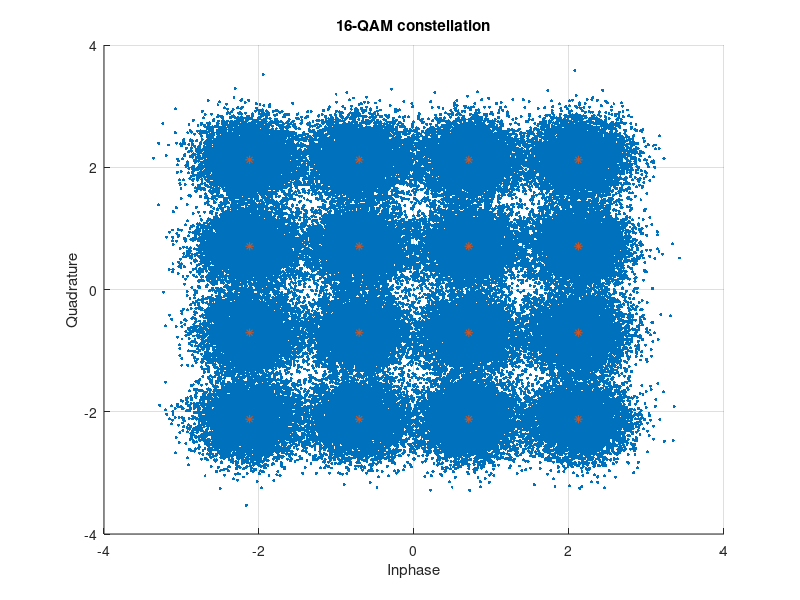

MATLAB code to generate this figure:
%% %%Task C: Multicarrier Modulation Q1%% %%

clear all
close all
clc

%% Input parameters
M = 16;
EsTx = 5; %% average energy per transimiting symbol EsTx = (M-1)/3*Eg
N0 = 0.2; %% power spectral density of the AWGN 
H = (1+1i)/sqrt(2); %% attenuation and phase shift

Eg = EsTx/(M-1)*3; %% Eg
d = sqrt(2*Eg); %% minimum distance
EsRx = (abs(H))^2*EsTx; %% average energy per received symbol

%% Random input
N = 100000; %% numbers of input
input_de = randi([0 M-1],N,1); %% decimal input
input_bi = de2bi(input_de); %% binary input

%% Gray-coded 16-QAM transmitter
QAM_bits = input_bi;
XR = zeros(1,size(QAM_bits,1)); 
XI = zeros(1,size(QAM_bits,1));
X = zeros(1,size(QAM_bits,1)); %% input sequence X

XR(and(QAM_bits(:,1) == 0,QAM_bits(:,2) == 0)) = -3/2*d;
XR(and(QAM_bits(:,1) == 0,QAM_bits(:,2) == 1)) = -1/2*d;
XR(and(QAM_bits(:,1) == 1,QAM_bits(:,2) == 1)) = 1/2*d;
XR(and(QAM_bits(:,1) == 1,QAM_bits(:,2) == 0)) = 3/2*d;

XI(and(QAM_bits(:,3) == 0,QAM_bits(:,4) == 0)) = 3/2*d;
XI(and(QAM_bits(:,3) == 0,QAM_bits(:,4) == 1)) = 1/2*d;
XI(and(QAM_bits(:,3) == 1,QAM_bits(:,4) == 1)) = -1/2*d;
XI(and(QAM_bits(:,3) == 1,QAM_bits(:,4) == 0)) = -3/2*d;

X = (XR + XI*1i); %% IQ mapping

%% IQ modulation
L = 16; %% symbol period
fc = 5; %% carrier frequency
fs = L * fc;    %% sampling frequency
t=0: 1/fs : (length(X)*fs-1)/fs; %% time vector

XL = upsample(X,fs); %% X(l) by upsampling X
F = ones(1,fs); %% pulse shaping
XL = filter(F,1,XL); %% transmitted signal X(l)
XLR = real(XL); %% real part of X(l)
XLI = imag(XL); %% imaginary part of X(l)

XLcR = XLR .* cos(2*pi*fc*t)/sqrt(fs/2); %% bandpass and normalization
XLcI = XLI .* (-sin(2*pi*fc*t))/sqrt(fs/2); %% bandpass and normalization

XLc = XLcR + XLcI*1i; %% transmitted signal with carrier

%% Channel transmission
H = H; %% attenuation and phase shift
mu = 0;
sigma = sqrt(N0/2); %% standard deviation of AWGN
WR = normrnd(mu,sigma,1,length(XLc)); %% real part of AWGN
WI = normrnd(mu,sigma,1,length(XLc)); %% imag part of AWGN
WL = WR + WI*1i;

YLc = XLc*H + WL; %% normalization of transmit power to one before AWGN

%% IQ demodulation
ZLc = YLc/H; %% Undo attenuation, phase shift and normalization
ZLcR = real(ZLc); %% real part of Z(l)
ZLcI = imag(ZLc); %% imaginary part of Z(l)

ZLcR_unmatched = sqrt(2)*ZLcR .* cos(2*pi*fc*t); %% sift and normalise
ZLcI_unmatched = sqrt(2)*ZLcI .* (-sin(2*pi*fc*t)); %% sift and normalise

F = ones(1,fs); %% matched filter
ZLR_matched = filter(fliplr(F),1,ZLcR_unmatched);
ZLI_matched = filter(fliplr(F),1,ZLcI_unmatched);

ZR = downsample(ZLR_matched,fs,fs-1)/sqrt(fs); %% downsample and normalise
ZI = downsample(ZLI_matched,fs,fs-1)/sqrt(fs); %% downsample and normalise

% constellation diagram and 16-QAM reference output (Gray-coded)
figure(1)
x = (0:15);
symgray = qammod(x,M,'gray');
scatter(ZR,ZI,5,'filled'); 

hold on
scatter(real(symgray)/sqrt(2),imag(symgray)/sqrt(2),'*');
% for k = 1:M
%     text(real(symgray(k)) - 0.0,imag(symgray(k)) + 0.3,...
%         dec2base(x(k),2,4),'Color',[1 0 0]);
%      text(real(symgray(k)) - 0.5,imag(symgray(k)) + 0.3,...
%          num2str(x(k)),'Color',[1 0 0]);
% end
grid on
xlabel('Inphase')
ylabel('Quadrature')
title('16-QAM constellation')

%% Decode 16-QAM transmitter
%Dicision
ZR(ZR < -d) = -3/2*d;
ZR(and(ZR > -d,ZR < 0)) = -1/2*d;
ZR(and(ZR > 0,ZR < d)) = 1/2*d;
ZR(ZR > d) = 3/2*d;

ZI(ZI < -d) = -3/2*d;
ZI(and(ZI > -d,ZI < 0)) = -1/2*d;
ZI(and(ZI > 0,ZI < d)) = 1/2*d;
ZI(ZI > d) = 3/2*d;

%Decoder
recv_bits = zeros(size(QAM_bits));

recv_bits(ZR < 0,1) = 0;
recv_bits(ZR > 0,1) = 1;
recv_bits(or(ZR == -3/2*d,ZR == 3/2*d),2) = 0;
recv_bits(or(ZR == -1/2*d,ZR == 1/2*d),2) = 1;
recv_bits(ZI > 0,3) = 0;
recv_bits(ZI < 0,3) = 1;
recv_bits(or(ZI == -3/2*d,ZI == 3/2*d),4) = 0;
recv_bits(or(ZI == -1/2*d,ZI == 1/2*d),4) = 1;

%% Output
output_bi = recv_bits;
output_de = bi2de(output_bi);
SER_simulated = 1 - mean(output_de == input_de) %% simulated SER

SER_sqrtM_PAM = 2*(1-1/sqrt(M))*qfunc(sqrt(3*EsRx/(M-1)/N0));
SER_theoretical = 1 - (1-SER_sqrtM_PAM)^2 %% theoretical SER
% SER_upbound = 4*(1-1/sqrt(M))*qfunc(sqrt(3*EsRx/(M-1)/N0))

